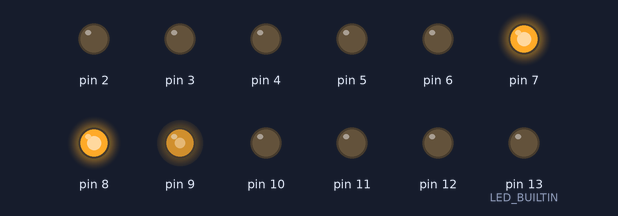
Recording of a sketch running on a simulated Arduino Uno, built with avr-gcc and run on an emulated ATmega328P. Shown: output pins drawn as LEDs (lit = HIGH).

Above: at 0.05 s.
At 9.95 s:
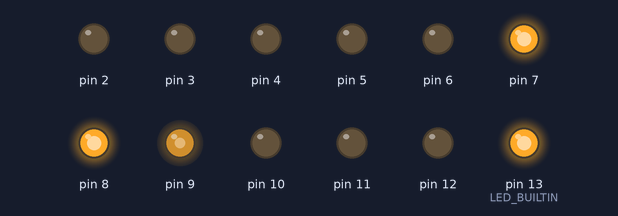
Timing chart, 0 to 11.5 s (numbered marks = the images above):
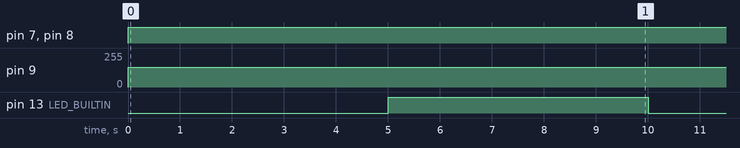

Measured:
- by itself, pin 7, pin 8: LOW → HIGH at 0.00 s
- by itself, pin 9: 0/255 → 150/255 at 0.00 s
- by itself, pin 13 (LED_BUILTIN): alternates HIGH for 5.0 s and LOW for 5.0 s

The sketch:

motors.ino
```cpp
/**
 * Pruebas relacionadas con el control de la dirección de giro de los motores
 */

#include <DefinicionPines.hpp>
#include <GiroMotores.hpp>


const int velocidad = 150;

void setup() {
  pinMode(LED_BUILTIN, OUTPUT);
  for (size_t i = 0; i < 4; ++i) {
    pinMode(pin::motor_enable[i], OUTPUT);
    pinMode(pin::motor_direction[i], OUTPUT);
  }
  for (int i = 2; i < 13; ++i) {
    pinMode(i, OUTPUT);
  }
  pinMode(A0, INPUT);
  pinMode(A1, INPUT);
  Serial.begin(9600);
}

void girar_par_de_ruedas(int rueda1, int rueda2, int dir1, int dir2) {
  analogWrite(pin::motor_enable[rueda1], velocidad);
  digitalWrite(pin::motor_direction[rueda1], dir1);

  analogWrite(pin::motor_enable[rueda2], velocidad);
  digitalWrite(pin::motor_direction[rueda2], dir2);
}

void loop() {
  digitalWrite(LED_BUILTIN, LOW);
  // Un sentido
  girar_par_de_ruedas(1, 3, HIGH, HIGH);
  girar_par_de_ruedas(0, 2, HIGH, HIGH);
  delay(5000);

  digitalWrite(LED_BUILTIN, HIGH);
  // Sentido contrario
  girar_par_de_ruedas(1, 3, LOW, LOW);
  girar_par_de_ruedas(0, 2, LOW, LOW);
  delay(5000);
}
```
